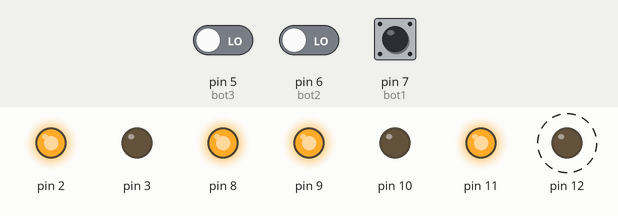
This program was run on a simulated Arduino Nano, built with avr-gcc and run on an emulated ATmega328P. Parts: output pins drawn as LEDs (lit = HIGH). Dashed ring = blinking. The inputs (shaded band) are chosen by the test bench; at power-on: pin 7 (bot1) LOW, pin 5 (bot3) LOW, pin 6 (bot2) LOW.

Above: at 2.0 s.
2.1 s: pin 7 (bot1) pulled HIGH for 0.75 s
At 3.3 s:
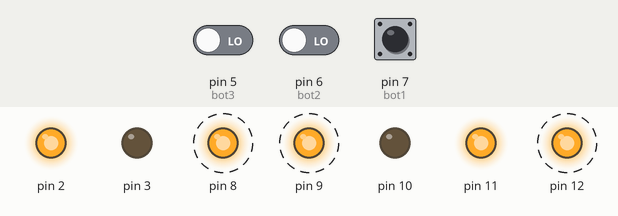
6.1 s: pin 7 (bot1) pulled HIGH for 3.2 s
At 7.3 s:
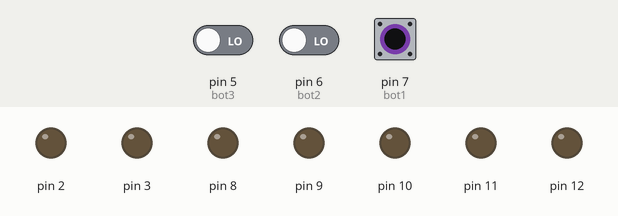
Timing chart, 0 to 16.8 s (numbered marks = the images above; inputs shaded):
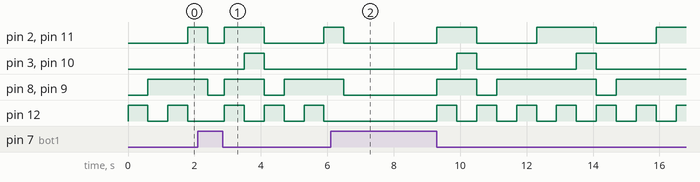

Measured:
- by itself, pin 3, pin 10: alternates HIGH for 0.60 s and LOW for 3.0 s
- by itself, pin 12: alternates HIGH for 0.60 s and LOW for 0.60 s

The program:

main.cpp
```cpp
#include <Arduino.h>
#include <util/delay.h>

#define prender(PORT, PIN) (PORT |= 1 << PIN)
#define apagar(PORT, PIN) (PORT &= ~(1 << PIN))

#define bot1 (PIND & (1 << PD7)) // LEER BOTON 1 (INICIO)
#define bot2 (PIND & (1 << PD6)) // LEER BOTON 2 (PARAR DADO)
#define bot3 (PIND & (1 << PD5)) // LEER BOTON 3 (REINICIAR)
#define bot4 (PIND & (1 << PD4)) // LEER BOTON 4 (REINICIAR)

void mostrar_led(char num);

char cont = 0;
char FLAG_BT1;

int main(void)
{

  DDRD |= (1 << PD2);
  DDRD |= (1 << PD3);
  DDRB |= (1 << PB0);
  DDRB |= (1 << PB1);
  DDRB |= (1 << PB2);
  DDRB |= (1 << PB3);
  DDRB |= (1 << PB4);

  DDRD &= ~(1 << PD4);
  DDRD &= ~(1 << PD5);
  DDRD &= ~(1 << PD6);
  DDRD &= ~(1 << PD7);

  while (1)
  {
    if (bot1 == 0)
    {
      FLAG_BT1 = 1; // (bandera)
    }

    if (FLAG_BT1 == 1)
    {
      cont++;

      if (cont == 7)
      {
        cont = 1;
      }

      mostrar_led(cont);
      _delay_ms(500);
    }
    _delay_ms(100);
    if (bot2 == 0)
    {

      FLAG_BT1 = 0;
    }
    if (bot3 == 0 || bot4 == 0)
    {

      apagar(PORTD, 2);
      apagar(PORTD, 3);
      apagar(PORTB, 0);
      apagar(PORTB, 1);
      apagar(PORTB, 2);
      apagar(PORTB, 3);
      apagar(PORTB, 4);
    }
    /* code */
  }
}

void mostrar_led(char num)
{
  apagar(PORTD, 2);
  apagar(PORTD, 3);
  apagar(PORTB, 0);
  apagar(PORTB, 1);
  apagar(PORTB, 2);
  apagar(PORTB, 3);
  apagar(PORTB, 4);

  switch (num) // secuencias
  {
  case 1:
    prender(PORTB, 4);
    break;
  case 2:
    prender(PORTB, 0);
    prender(PORTB, 1);
    break;

  case 3:
    prender(PORTB, 4);
    prender(PORTB, 0);
    prender(PORTB, 1);
    break;

  case 4:
    prender(PORTD, 2);
    prender(PORTB, 0);
    prender(PORTB, 1);
    prender(PORTB, 3);
    break;

  case 5:
    prender(PORTD, 2);
    prender(PORTB, 0);
    prender(PORTB, 1);
    prender(PORTB, 3);
    prender(PORTB, 4);
    break;

  case 6:
    prender(PORTD, 2);
    prender(PORTD, 3);
    prender(PORTB, 0);
    prender(PORTB, 1);
    prender(PORTB, 2);
    prender(PORTB, 3);
    break;
  }
}
```
